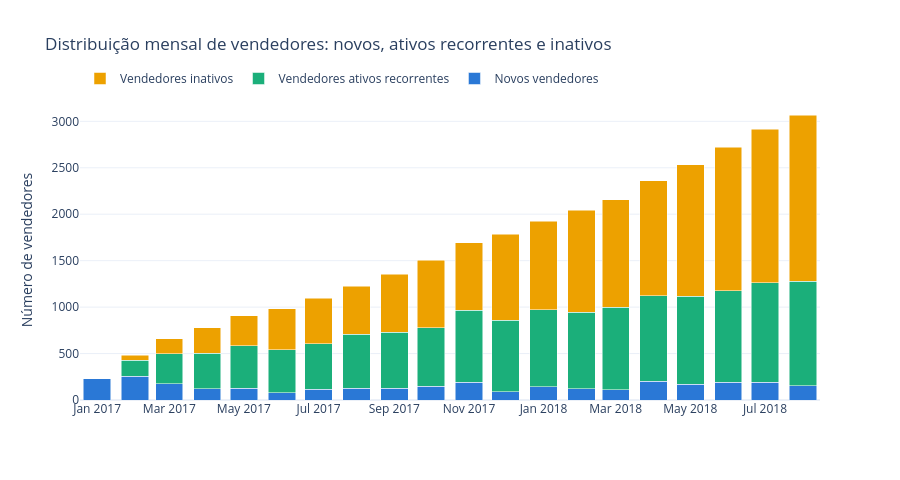

Here is the notebook cell this chart was saved with:
### Code cell
CORES_VENDEDOR = {'novos': '#2a78d6', 'ativos_recorrentes': '#1baf7a', 'inativos': '#eda100'}
NOMES_VENDEDOR = {'novos': 'Novos vendedores', 'ativos_recorrentes': 'Vendedores ativos recorrentes',
                  'inativos': 'Vendedores inativos'}

fig = go.Figure()
for col in ['novos', 'ativos_recorrentes', 'inativos']:
    fig.add_trace(go.Bar(
        x=vendedores_mensal['ano_mes'], y=vendedores_mensal[col], name=NOMES_VENDEDOR[col],
        marker_color=CORES_VENDEDOR[col],
    ))
fig.update_layout(
    barmode='stack',
    title='Distribuição mensal de vendedores: novos, ativos recorrentes e inativos',
    xaxis_title='', yaxis_title='Número de vendedores',
    template='plotly_white', height=480, legend=dict(orientation='h', y=1.12, x=0),
)
fig.show()

### Figure 1 — Plotly figure (JSON) as saved in the notebook; plotly's stock layout.template omitted (floating-point values rounded to 4 significant figures)
{"data": [{"marker": {"color": "#2a78d6"}, "name": "Novos vendedores", "type": "bar", "x": ["2017-01", "2017-02", "2017-03", "2017-04", "2017-05", "2017-06", "2017-07", "2017-08", "2017-09", "2017-10", "2017-11", "2017-12", "2018-01", "2018-02", "2018-03", "2018-04", "2018-05", "2018-06", "2018-07", "2018-08"], "y": [227, 255, 176, 121, 126, 76, 117, 129, 128, 148, 191, 90, 141, 120, 113, 202, 172, 191, 190, 155]}, {"marker": {"color": "#1baf7a"}, "name": "Vendedores ativos recorrentes", "type": "bar", "x": ["2017-01", "2017-02", "2017-03", "2017-04", "2017-05", "2017-06", "2017-07", "2017-08", "2017-09", "2017-10", "2017-11", "2017-12", "2018-01", "2018-02", "2018-03", "2018-04", "2018-05", "2018-06", "2018-07", "2018-08"], "y": [0, 172, 323, 385, 457, 463, 489, 579, 603, 628, 774, 771, 829, 827, 883, 921, 943, 984, 1071, 1123]}, {"marker": {"color": "#eda100"}, "name": "Vendedores inativos", "type": "bar", "x": ["2017-01", "2017-02", "2017-03", "2017-04", "2017-05", "2017-06", "2017-07", "2017-08", "2017-09", "2017-10", "2017-11", "2017-12", "2018-01", "2018-02", "2018-03", "2018-04", "2018-05", "2018-06", "2018-07", "2018-08"], "y": [0, 55, 159, 273, 322, 442, 492, 519, 624, 727, 729, 923, 955, 1098, 1162, 1237, 1417, 1548, 1652, 1790]}], "layout": {"barmode": "stack", "height": 480, "legend": {"orientation": "h", "x": 0, "y": 1.12}, "title": {"text": "Distribuição mensal de vendedores: novos, ativos recorrentes e inativos"}, "xaxis": {"title": {"text": ""}}, "yaxis": {"title": {"text": "Número de vendedores"}}}}
